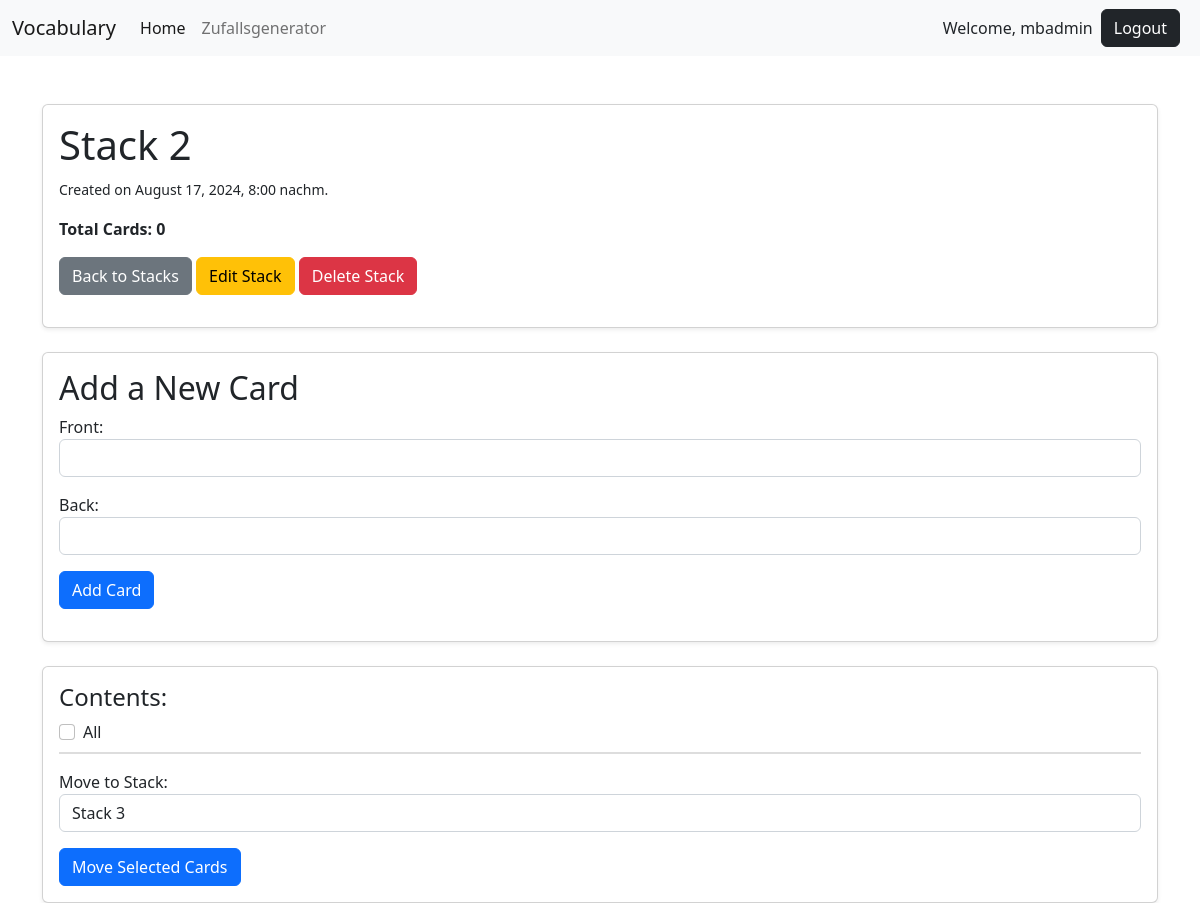
Page /stack/10/ (signed in) on the earlier database version.
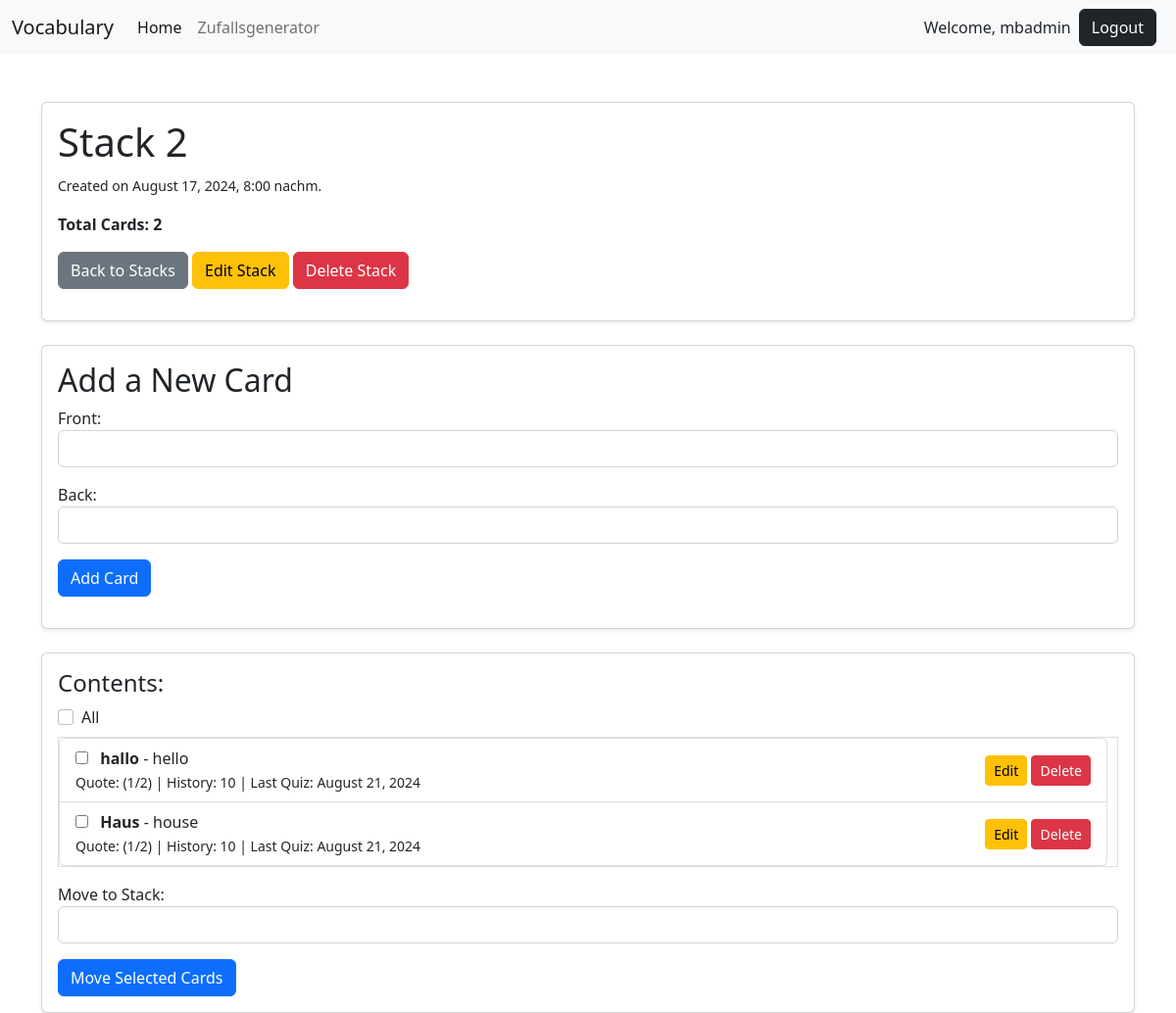
Same page on the later database version.
### vocab/models.py (models this page shows, shortened)
class Stack(models.Model):
    name = models.CharField(max_length=255)
    user = models.ForeignKey(User, on_delete=models.CASCADE)
    created_at = models.DateTimeField(auto_now_add=True)  # Timestamp field
    last_quiz_timestamp = models.DateTimeField(null=True, blank=True)  # Add this field

class Card(models.Model):
    front = models.CharField(max_length=1000)
    back = models.CharField(max_length=1000)
    user = models.ForeignKey(User, on_delete=models.CASCADE)
    stack = models.ForeignKey(
        Stack, on_delete=models.CASCADE, related_name='cards')
    created_at = models.DateTimeField(default=timezone.now)  # Timestamp field
    correct_answers = models.PositiveIntegerField(default=0)
    incorrect_answers = models.PositiveIntegerField(default=0)
    quiz_results = models.TextField(default='')
    last_quiz_timestamp = models.DateTimeField(blank=True, null=True)  # Timestamp of the last quiz

### vocab/views.py (the view)
# urls.py: path('stack/<int:stack_id>/', views.stack_detail, name='stack_detail'),
@login_required
def stack_detail(request, stack_id):
    stack = get_object_or_404(Stack, id=stack_id, user=request.user)
    cards = stack.cards.all()
    other_stacks = Stack.objects.exclude(id=stack_id)
    if request.method == 'POST':
        form = CardForm(request.POST)
        if form.is_valid():
            card = form.save(commit=False)
            card.stack = stack
            card.user = request.user
            card.save()
            return redirect('vocab:stack_detail', stack_id=stack.id)
    else:
        form = CardForm()
    return render(request, 'vocab/stack_detail.html', {'stack': stack, 'cards': cards, 'form': form, 'other_stacks': other_stacks})

### vocab/forms.py
class CardForm(forms.ModelForm):
    class Meta:
        model = Card
        fields = ['front', 'back']

### vocab/templates/vocab/stack_detail.html (shortened to what this page needs)
{% extends 'profiles/base.html' %}
{% load static %}
{% block content %}
<head>
<link rel="stylesheet" type="text/css" href="{% static 'vocab/css/stack_detail.css'%}">
</head>
<div class="container mt-5">
    <div class="card shadow-sm mb-4">
        <div class="card-body">
            <h1 class="card-title">{{ stack.name }}</h1>
            <p class="card-text"><small>Created on {{ stack.created_at|date:"F j, Y, g:i a" }}</small></p>
                <div class="mb-3">
                    <p class="card-text">
                    <strong>Total Cards: {{ stack.cards.count }}</strong>
                    </p>
                    <a href="{% url 'vocab:home' %}" class="btn btn-secondary">Back to Stacks</a>
                    <a href="{% url 'vocab:rename_stack' stack.id %}" class="btn btn-warning">Edit Stack</a>
                    <a href="{% url 'vocab:delete_stack' stack.id %}" class="btn btn-danger">Delete Stack</a>
                </div>
        </div>
    </div>
    <div class="card shadow-sm mb-4">
        <div class="card-body">
            <h2 class="card-title">Add a New Card</h2>
            <form method="post">
                <div class="form-group">
                    {{ form.front.label_tag }}
                    <input
                        type="text"
                        name="front"
                        class="form-control"
                        maxlength="150"
                        id="id_front"
                        required
                    />
                </div>
                <div class="form-group mt-3">
                    {{ form.back.label_tag }}
                    <input
                        type="text"
                        name="back"
                        class="form-control"
                        maxlength="150"
                        id="id_back"
                        required
                    />
                </div>
                <button type="submit" class="btn btn-primary my-3">Add Card</button>
            </form>
        </div>
    </div>
    <div class="card shadow-sm">
        <div class="card-body">
            <h4 class="card-title">Contents:</h4>
                <div class="form-check mb-2">
                <input type="checkbox" class="form-check-input" id="select-all">
                <label class="form-check-label" for="select-all">All</label>
            </div>
            <form method="post" action="{% url 'vocab:move_cards' stack_id=stack.id %}">
                <div class="scrollable-card-list">
                    <ul class="list-group">
                        {% for card in cards %}
                        <li class="list-group-item">
                            <div>
                                <input class="card-checkbox me-2" type="checkbox" name="cards" value="{{ card.id }}">
                                <strong>{{ card.front }}</strong> - {{ card.back }}
                                <br/>
                                <small>
                                   Quote: ({{ card.correct_answers }}/{{ card.correct_answers|add:card.incorrect_answers }})
                                    |
                                    History: {{ card.quiz_results|slice:"-6:" }}
                                    |
                                    Last Quiz: {{ card.last_quiz_timestamp|date:"F j, Y" }}
                                </small>
                            </div>
                            <div class="float-right">
                                <a href="{% url 'vocab:edit_card' stack_id=stack.id pk=card.id %}" class="btn btn-warning btn-sm">Edit</a>
                                <a href="{% url 'vocab:delete_card' stack_id=stack.id pk=card.id %}" class="btn btn-danger btn-sm">Delete</a>
                            </div>
                        </li>
                        {% endfor %}
                    </ul>
                 </div>
                <div class="form-group mt-3">
                    <label for="move_stack">Move to Stack:</label>
                    <select name="new_stack" id="move_stack" class="form-control">
                        {% for other_stack in other_stacks %}
                        <option value="{{ other_stack.id }}">{{ other_stack.name }}</option>
                        {% endfor %}
                    </select>
                </div>
                <button type="submit" class="btn btn-primary mt-3">Move Selected Cards</button>
            </form>
        </div>
    </div>
</div>
{% endblock %}

### profiles/templates/profiles/base.html (shortened to what this page needs)
<!doctype html>
<html lang="en">
  <head>
    <link href="https://cdn.jsdelivr.net/npm/bootstrap@5.2.3/dist/css/bootstrap.min.css" rel="stylesheet">
  </head>
  <body>
 {% include './navbar.html' %}
    {% block content %}
    {% endblock %}
  </body>
</html>

### profiles/templates/profiles/navbar.html (shortened to what this page needs)
<nav class="navbar navbar-expand-lg bg-light">
  <div class="container-fluid">
    <a class="navbar-brand" href="{% url 'vocab:home' %}">Vocabulary</a>
    <div class="collapse navbar-collapse" id="navbarSupportedContent">
      <ul class="navbar-nav me-auto mb-2 mb-lg-0">
        <li class="nav-item">
          <a class="nav-link active" aria-current="page" href="{% url 'vocab:home' %}">Home</a>
        </li>
        <li class="nav-item">
          <a class="nav-link" href="{% url 'vocab:random_direction' %}">Zufallsgenerator</a>
        </li>
      </ul>
      {% if user.is_authenticated %}
      <li class="nav-item nav-link">
        Welcome, {{ user.username }}
      </li>
      <li class="nav-item nav-link">
        <form action="{% url 'profiles:logout' %}" method="post" style="display:inline;">
          <button class="btn btn-dark mx-2" type="submit">Logout</button>
        </form>
      </li>
      {% else %}
        <li class="d-flex nav-item">
          <a class="nav-link" href="{% url 'profiles:login' %}">Login</a>
          <span class="nav-link mx-2">|</span>
          <a class="nav-link" href="{% url 'profiles:register' %}">Register</a>
        </li>
      {% endif %}
    </div>
  </div>
</nav>

### vocab/static/vocab/css/stack_detail.css (style rules this page uses)
.scrollable-card-list { max-height: 300px; overflow-y: auto; border: 1px solid #ddd; padding-right: 10px; }
.list-group-item { display: flex; justify-content: space-between; align-items: center; }

Differences in the rows shown:
changed Stack "Stack 2": cards.count "0" → "2"
added Card: front "hallo", back "hello", correct_answers "1", correct_answers|add "2", quiz_results "10", last_quiz_timestamp "August 21, 2024"
added Card: front "Haus", back "house", correct_answers "1", correct_answers|add "2", quiz_results "10", last_quiz_timestamp "August 21, 2024"
Other differences:
form field new_stack: "Stack 3" → (not shown)
